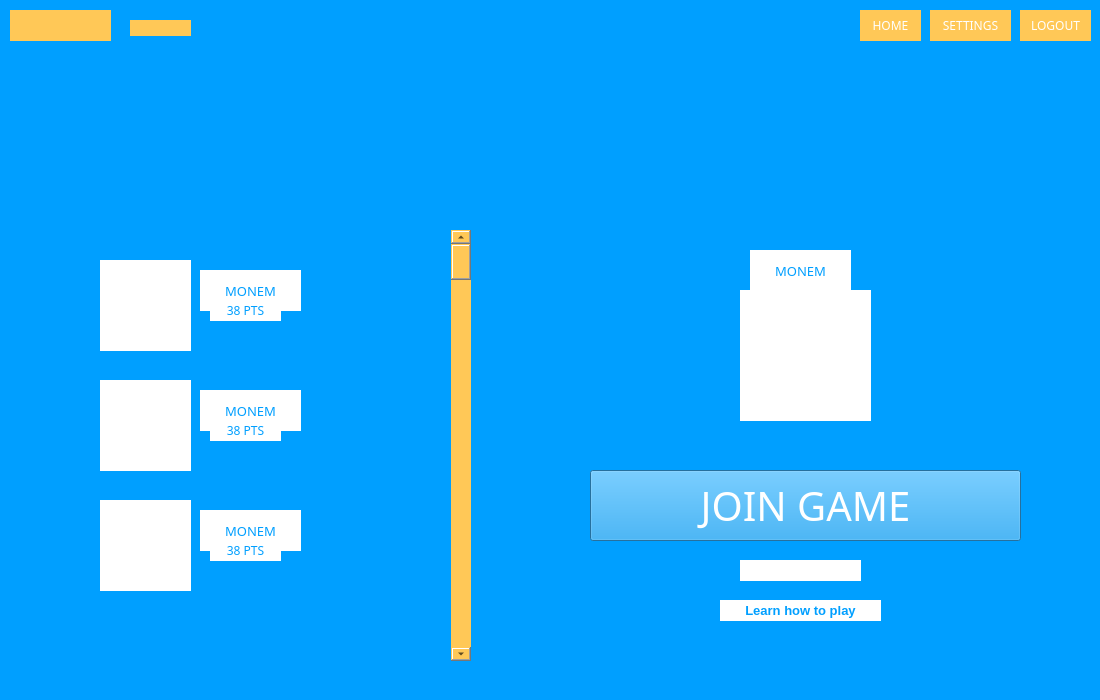
<?xml version="1.0" encoding="UTF-8"?>
<ui version="4.0">
 <class>Dialog</class>
 <widget class="QDialog" name="Dialog">
  <property name="geometry">
   <rect>
    <x>0</x>
    <y>0</y>
    <width>1100</width>
    <height>700</height>
   </rect>
  </property>
  <property name="windowTitle">
   <string>Dialog</string>
  </property>
  <property name="styleSheet">
   <string notr="true">background-color: #009fff</string>
  </property>
  <widget class="QLabel" name="label">
   <property name="geometry">
    <rect>
     <x>330</x>
     <y>70</y>
     <width>471</width>
     <height>101</height>
    </rect>
   </property>
   <property name="text">
    <string/>
   </property>
   <property name="pixmap">
    <pixmap>2024-04-22-Word-Factory 2.png</pixmap>
   </property>
   <property name="scaledContents">
    <bool>true</bool>
   </property>
  </widget>
  <widget class="QLabel" name="label_2">
   <property name="geometry">
    <rect>
     <x>50</x>
     <y>230</y>
     <width>421</width>
     <height>431</height>
    </rect>
   </property>
   <property name="text">
    <string/>
   </property>
   <property name="pixmap">
    <pixmap>Rectangle 87.png</pixmap>
   </property>
   <property name="scaledContents">
    <bool>true</bool>
   </property>
  </widget>
  <widget class="QLabel" name="label_3">
   <property name="geometry">
    <rect>
     <x>550</x>
     <y>230</y>
     <width>511</width>
     <height>431</height>
    </rect>
   </property>
   <property name="text">
    <string/>
   </property>
   <property name="pixmap">
    <pixmap>Rectangle 87.png</pixmap>
   </property>
   <property name="scaledContents">
    <bool>true</bool>
   </property>
  </widget>
  <widget class="QLabel" name="label_4">
   <property name="geometry">
    <rect>
     <x>110</x>
     <y>180</y>
     <width>291</width>
     <height>41</height>
    </rect>
   </property>
   <property name="text">
    <string/>
   </property>
   <property name="pixmap">
    <pixmap>Group 237591.png</pixmap>
   </property>
   <property name="scaledContents">
    <bool>true</bool>
   </property>
  </widget>
  <widget class="QLabel" name="label_5">
   <property name="geometry">
    <rect>
     <x>690</x>
     <y>180</y>
     <width>241</width>
     <height>41</height>
    </rect>
   </property>
   <property name="text">
    <string/>
   </property>
   <property name="pixmap">
    <pixmap>Group 237592.png</pixmap>
   </property>
   <property name="scaledContents">
    <bool>true</bool>
   </property>
  </widget>
  <widget class="QLabel" name="label_6">
   <property name="geometry">
    <rect>
     <x>0</x>
     <y>0</y>
     <width>1101</width>
     <height>51</height>
    </rect>
   </property>
   <property name="text">
    <string/>
   </property>
   <property name="pixmap">
    <pixmap>Rectangle 2.png</pixmap>
   </property>
   <property name="scaledContents">
    <bool>true</bool>
   </property>
  </widget>
  <widget class="QLabel" name="label_10">
   <property name="geometry">
    <rect>
     <x>10</x>
     <y>10</y>
     <width>101</width>
     <height>31</height>
    </rect>
   </property>
   <property name="styleSheet">
    <string notr="true">background-color: #FFC857</string>
   </property>
   <property name="text">
    <string/>
   </property>
   <property name="pixmap">
    <pixmap>FACTORY 1.png</pixmap>
   </property>
   <property name="scaledContents">
    <bool>true</bool>
   </property>
  </widget>
  <widget class="QLabel" name="label_11">
   <property name="geometry">
    <rect>
     <x>130</x>
     <y>20</y>
     <width>61</width>
     <height>16</height>
    </rect>
   </property>
   <property name="styleSheet">
    <string notr="true">background-color: #FFC857</string>
   </property>
   <property name="text">
    <string/>
   </property>
   <property name="pixmap">
    <pixmap>Home.png</pixmap>
   </property>
   <property name="scaledContents">
    <bool>true</bool>
   </property>
  </widget>
  <widget class="QPushButton" name="pushButton">
   <property name="geometry">
    <rect>
     <x>590</x>
     <y>470</y>
     <width>431</width>
     <height>71</height>
    </rect>
   </property>
   <property name="font">
    <font>
     <family>Bowlby One</family>
     <pointsize>30</pointsize>
     <underline>false</underline>
     <strikeout>false</strikeout>
    </font>
   </property>
   <property name="styleSheet">
    <string notr="true">background-color: #009fff;
color: #ffffff</string>
   </property>
   <property name="text">
    <string>JOIN GAME</string>
   </property>
  </widget>
  <widget class="QLabel" name="label_12">
   <property name="geometry">
    <rect>
     <x>740</x>
     <y>560</y>
     <width>121</width>
     <height>21</height>
    </rect>
   </property>
   <property name="styleSheet">
    <string notr="true">background-color: #ffffff</string>
   </property>
   <property name="text">
    <string/>
   </property>
   <property name="pixmap">
    <pixmap>Btn_Log In.png</pixmap>
   </property>
   <property name="scaledContents">
    <bool>true</bool>
   </property>
  </widget>
  <widget class="QPushButton" name="pushButton_2">
   <property name="geometry">
    <rect>
     <x>720</x>
     <y>600</y>
     <width>161</width>
     <height>21</height>
    </rect>
   </property>
   <property name="font">
    <font>
     <pointsize>10</pointsize>
     <weight>75</weight>
     <bold>true</bold>
    </font>
   </property>
   <property name="styleSheet">
    <string notr="true">border: none;
background-color: #ffffff;
color: #009FFF</string>
   </property>
   <property name="text">
    <string>Learn how to play</string>
   </property>
  </widget>
  <widget class="QLabel" name="label_13">
   <property name="geometry">
    <rect>
     <x>750</x>
     <y>250</y>
     <width>101</width>
     <height>41</height>
    </rect>
   </property>
   <property name="font">
    <font>
     <family>Bowlby One</family>
     <pointsize>10</pointsize>
    </font>
   </property>
   <property name="styleSheet">
    <string notr="true">background-color: #ffffff;
color: #009FFF</string>
   </property>
   <property name="text">
    <string>MONEM</string>
   </property>
   <property name="alignment">
    <set>Qt::AlignCenter</set>
   </property>
  </widget>
  <widget class="QLabel" name="label_14">
   <property name="geometry">
    <rect>
     <x>740</x>
     <y>290</y>
     <width>131</width>
     <height>131</height>
    </rect>
   </property>
   <property name="styleSheet">
    <string notr="true">background-color: #ffffff</string>
   </property>
   <property name="text">
    <string/>
   </property>
   <property name="pixmap">
    <pixmap>man2.png</pixmap>
   </property>
   <property name="scaledContents">
    <bool>true</bool>
   </property>
  </widget>
  <widget class="QScrollBar" name="verticalScrollBar">
   <property name="geometry">
    <rect>
     <x>451</x>
     <y>230</y>
     <width>20</width>
     <height>431</height>
    </rect>
   </property>
   <property name="styleSheet">
    <string notr="true">background-color: #FFC857;
</string>
   </property>
   <property name="orientation">
    <enum>Qt::Vertical</enum>
   </property>
  </widget>
  <widget class="QLabel" name="label_15">
   <property name="geometry">
    <rect>
     <x>100</x>
     <y>260</y>
     <width>91</width>
     <height>91</height>
    </rect>
   </property>
   <property name="styleSheet">
    <string notr="true">background-color: #ffffff</string>
   </property>
   <property name="text">
    <string/>
   </property>
   <property name="pixmap">
    <pixmap>man2.png</pixmap>
   </property>
   <property name="scaledContents">
    <bool>true</bool>
   </property>
  </widget>
  <widget class="QLabel" name="label_16">
   <property name="geometry">
    <rect>
     <x>100</x>
     <y>380</y>
     <width>91</width>
     <height>91</height>
    </rect>
   </property>
   <property name="styleSheet">
    <string notr="true">background-color: #ffffff</string>
   </property>
   <property name="text">
    <string/>
   </property>
   <property name="pixmap">
    <pixmap>man2.png</pixmap>
   </property>
   <property name="scaledContents">
    <bool>true</bool>
   </property>
  </widget>
  <widget class="QLabel" name="label_17">
   <property name="geometry">
    <rect>
     <x>100</x>
     <y>500</y>
     <width>91</width>
     <height>91</height>
    </rect>
   </property>
   <property name="styleSheet">
    <string notr="true">background-color: #ffffff</string>
   </property>
   <property name="text">
    <string/>
   </property>
   <property name="pixmap">
    <pixmap>man2.png</pixmap>
   </property>
   <property name="scaledContents">
    <bool>true</bool>
   </property>
  </widget>
  <widget class="QLabel" name="label_18">
   <property name="geometry">
    <rect>
     <x>200</x>
     <y>270</y>
     <width>101</width>
     <height>41</height>
    </rect>
   </property>
   <property name="font">
    <font>
     <family>Bowlby One</family>
     <pointsize>10</pointsize>
    </font>
   </property>
   <property name="styleSheet">
    <string notr="true">background-color: #ffffff;
color: #009FFF</string>
   </property>
   <property name="text">
    <string>MONEM</string>
   </property>
   <property name="alignment">
    <set>Qt::AlignCenter</set>
   </property>
  </widget>
  <widget class="QLabel" name="label_19">
   <property name="geometry">
    <rect>
     <x>210</x>
     <y>300</y>
     <width>71</width>
     <height>21</height>
    </rect>
   </property>
   <property name="font">
    <font>
     <family>Bowlby One</family>
     <pointsize>9</pointsize>
    </font>
   </property>
   <property name="styleSheet">
    <string notr="true">background-color: #ffffff;
color: #009FFF</string>
   </property>
   <property name="text">
    <string>38 PTS</string>
   </property>
   <property name="alignment">
    <set>Qt::AlignCenter</set>
   </property>
  </widget>
  <widget class="QLabel" name="label_20">
   <property name="geometry">
    <rect>
     <x>200</x>
     <y>390</y>
     <width>101</width>
     <height>41</height>
    </rect>
   </property>
   <property name="font">
    <font>
     <family>Bowlby One</family>
     <pointsize>10</pointsize>
    </font>
   </property>
   <property name="styleSheet">
    <string notr="true">background-color: #ffffff;
color: #009FFF</string>
   </property>
   <property name="text">
    <string>MONEM</string>
   </property>
   <property name="alignment">
    <set>Qt::AlignCenter</set>
   </property>
  </widget>
  <widget class="QLabel" name="label_21">
   <property name="geometry">
    <rect>
     <x>210</x>
     <y>420</y>
     <width>71</width>
     <height>21</height>
    </rect>
   </property>
   <property name="font">
    <font>
     <family>Bowlby One</family>
     <pointsize>9</pointsize>
    </font>
   </property>
   <property name="styleSheet">
    <string notr="true">background-color: #ffffff;
color: #009FFF</string>
   </property>
   <property name="text">
    <string>38 PTS</string>
   </property>
   <property name="alignment">
    <set>Qt::AlignCenter</set>
   </property>
  </widget>
  <widget class="QLabel" name="label_22">
   <property name="geometry">
    <rect>
     <x>200</x>
     <y>510</y>
     <width>101</width>
     <height>41</height>
    </rect>
   </property>
   <property name="font">
    <font>
     <family>Bowlby One</family>
     <pointsize>10</pointsize>
    </font>
   </property>
   <property name="styleSheet">
    <string notr="true">background-color: #ffffff;
color: #009FFF</string>
   </property>
   <property name="text">
    <string>MONEM</string>
   </property>
   <property name="alignment">
    <set>Qt::AlignCenter</set>
   </property>
  </widget>
  <widget class="QLabel" name="label_23">
   <property name="geometry">
    <rect>
     <x>210</x>
     <y>540</y>
     <width>71</width>
     <height>21</height>
    </rect>
   </property>
   <property name="font">
    <font>
     <family>Bowlby One</family>
     <pointsize>9</pointsize>
    </font>
   </property>
   <property name="styleSheet">
    <string notr="true">background-color: #ffffff;
color: #009FFF</string>
   </property>
   <property name="text">
    <string>38 PTS</string>
   </property>
   <property name="alignment">
    <set>Qt::AlignCenter</set>
   </property>
  </widget>
  <widget class="QPushButton" name="pushButton_3">
   <property name="geometry">
    <rect>
     <x>860</x>
     <y>10</y>
     <width>61</width>
     <height>31</height>
    </rect>
   </property>
   <property name="font">
    <font>
     <family>Bowlby One</family>
    </font>
   </property>
   <property name="styleSheet">
    <string notr="true">background-color: #FFC857;
color: #ffffff;
border: none</string>
   </property>
   <property name="text">
    <string>HOME</string>
   </property>
  </widget>
  <widget class="QPushButton" name="pushButton_4">
   <property name="geometry">
    <rect>
     <x>930</x>
     <y>10</y>
     <width>81</width>
     <height>31</height>
    </rect>
   </property>
   <property name="font">
    <font>
     <family>Bowlby One</family>
    </font>
   </property>
   <property name="styleSheet">
    <string notr="true">background-color: #FFC857;
color: #ffffff;
border: none</string>
   </property>
   <property name="text">
    <string>SETTINGS</string>
   </property>
  </widget>
  <widget class="QPushButton" name="pushButton_5">
   <property name="geometry">
    <rect>
     <x>1020</x>
     <y>10</y>
     <width>71</width>
     <height>31</height>
    </rect>
   </property>
   <property name="font">
    <font>
     <family>Bowlby One</family>
    </font>
   </property>
   <property name="styleSheet">
    <string notr="true">background-color: #FFC857;
color: #ffffff;
border: none</string>
   </property>
   <property name="text">
    <string>LOGOUT</string>
   </property>
  </widget>
 </widget>
 <resources/>
 <connections/>
</ui>
